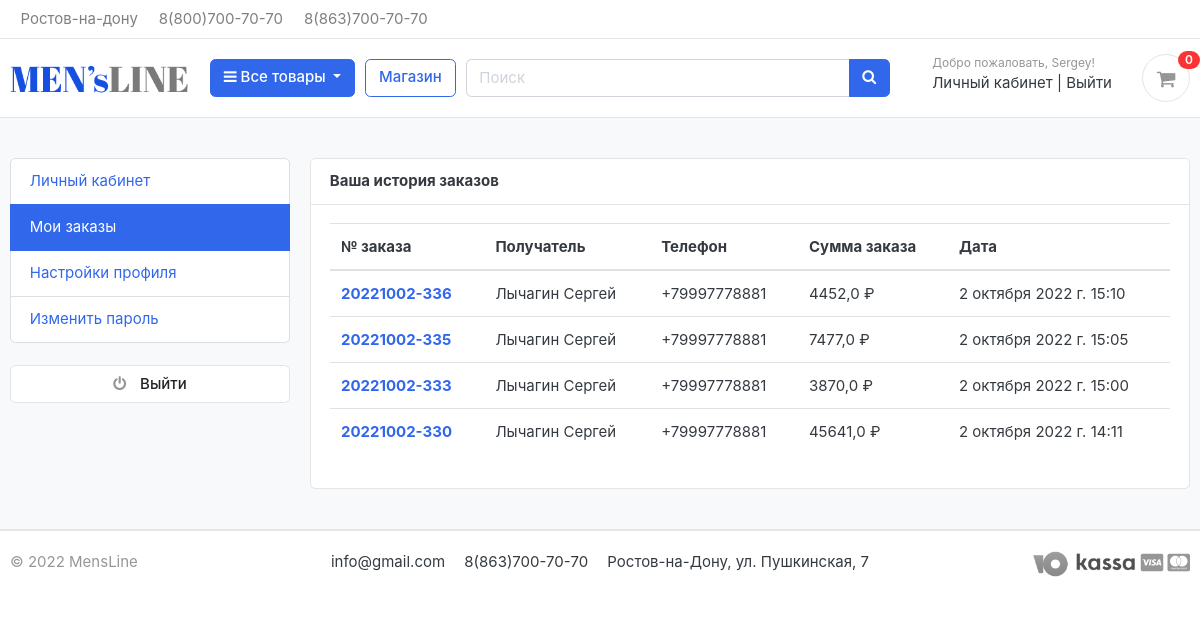
The app's page /accounts/my_orders/ (signed in), older data.
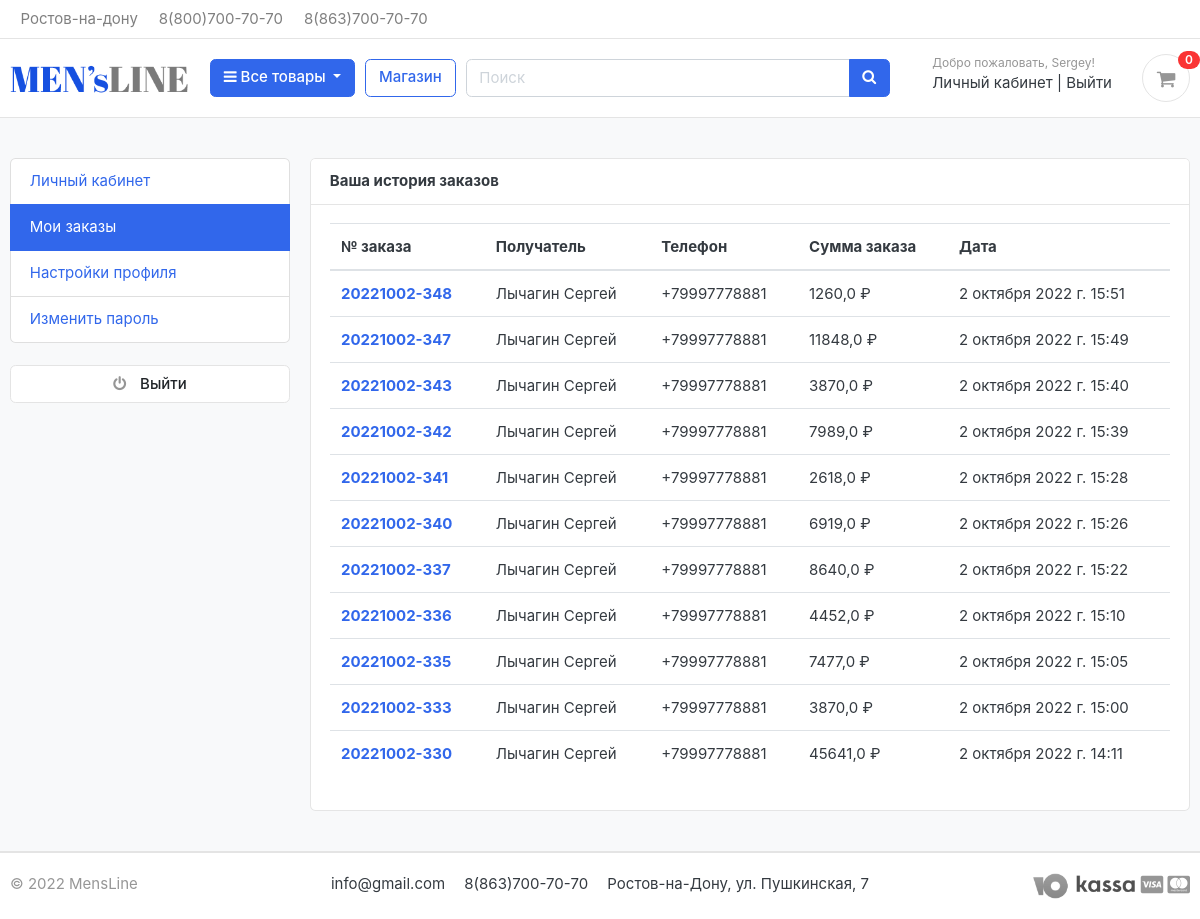
The same page, newer data.
### accounts/models.py (models this page shows, shortened)
class Account(AbstractBaseUser):
    first_name = models.CharField(max_length=50, verbose_name='Имя')
    last_name = models.CharField(max_length=50, verbose_name='Фамилия')
    username = models.CharField(max_length=50, unique=True, verbose_name='Имя пользователя')
    email = models.EmailField(max_length=100, unique=True, verbose_name='Электронная почта')
    phone_number = models.CharField(max_length=50, verbose_name='Телефон')
    date_joined = models.DateTimeField(auto_now_add=True, verbose_name='Дата регистрации')
    last_login = models.DateTimeField(auto_now_add=True, verbose_name='Последний вход')
    is_admin = models.BooleanField(default=False, verbose_name='Администратор')
    is_staff = models.BooleanField(default=False, verbose_name='Персонал')
    is_active = models.BooleanField(default=False, verbose_name='Активный')
    is_superuser = models.BooleanField(default=False, verbose_name='Супер пользователь')
    USERNAME_FIELD = 'email'
    REQUIRED_FIELDS = ['username', 'first_name', 'last_name']
    objects = MyAccountManager()
    class Meta:
        verbose_name = 'Учетную запись'
        verbose_name_plural = 'Учетные записи'

### orders/models.py (models this page shows, shortened)
class Order(models.Model):
    STATUS = (
        ('New', 'New'),
        ('Accepted', 'Accepted'),
        ('Completed', 'Completed'),
        ('Cancelled', 'Cancelled'),
    )
    objects = models.Manager()
    user = models.ForeignKey(Account, on_delete=models.SET_NULL, null=True, verbose_name='Пользователь')
    payment = models.ForeignKey(Payment, on_delete=models.SET_NULL, blank=True, null=True, verbose_name='Платеж')
    order_number = models.CharField(max_length=20, verbose_name='Номер заказа')
    first_name = models.CharField(max_length=50, verbose_name='Имя')
    last_name = models.CharField(max_length=50, verbose_name='Фамилия')
    phone = models.CharField(max_length=15, verbose_name='Телефон')
    email = models.EmailField(max_length=50, verbose_name='Электронный адрес')
    address_line_1 = models.CharField(max_length=50, verbose_name='Адрес 1')
    address_line_2 = models.CharField(max_length=50, blank=True, verbose_name='Адрес 2')
    country = models.CharField(max_length=50, verbose_name='Страна')
    region = models.CharField(max_length=50, verbose_name='Регион')
    city = models.CharField(max_length=50, verbose_name='Город')
    order_note = models.CharField(max_length=100, blank=True, verbose_name='Примечание к заказу')
    order_total = models.FloatField(verbose_name='Сумма заказа')
    discount = models.FloatField(verbose_name='Скидка')
    status = models.CharField(max_length=10, choices=STATUS, default='New', verbose_name='Статус')
    ip = models.CharField(blank=True, max_length=20, verbose_name='IP адрес')
    is_ordered = models.BooleanField(default=False, verbose_name='Заказан')
    created_at = models.DateTimeField(auto_now_add=True, verbose_name='Дата создания')
    updated_at = models.DateTimeField(auto_now=True, verbose_name='Дата обновления')
    @admin.display(description='Фамилия Имя')
    def full_name(self):
        return f'{self.last_name} {self.first_name}'
    class Meta:
        verbose_name = 'Заказ'
        verbose_name_plural = 'Заказы'

### accounts/views.py (the view)
# urls.py: path('my_orders/', views.my_orders, name='my_orders'),
@login_required(login_url='login')
def my_orders(request):
    orders = Order.objects.filter(user=request.user, is_ordered=True).order_by('-created_at')
    context = {
        'orders': orders,
    }
    return render(request, 'accounts/my_orders.html', context)

### carts/context_processor.py (called while the page is built)
def counter(request):
    cart_count = 0
    if 'admin' in request.path:
        return {}
    else:
        try:
            cart = Cart.objects.filter(cart_id=_cart_id(request))
            if request.user.is_authenticated:
                cart_items = CartItem.objects.all().filter(user=request.user)
            else:
                cart_items = CartItem.objects.all().filter(cart=cart[:1])
            for cart_item in cart_items:
                cart_count += cart_item.quantity
        except ObjectDoesNotExist:
            cart_count = 0
    return dict(cart_count=cart_count)

### carts/views.py (called while the page is built)
def _cart_id(request):
    cart = request.session.session_key
    if not cart:
        cart = request.session.create()
    return cart

### category/context_processor.py (called while the page is built)
def menu_links(request):
    links = Category.objects.all().order_by('category_name')
    count_products_by_category = [len(Product.objects.filter(category=link, is_available=True)) for link in links]
    return dict(links=links, count_products_by_category=count_products_by_category)

### category/models.py (called while the page is built)
    def get_url(self):
        return reverse('products_by_category', args=[self.slug])

### templates/accounts/my_orders.html (shortened to what this page needs)
{% extends 'base.html' %}
{% block content %}
<section class="section-content padding-y bg">
    <div class="container">
        <div class="row">
            {% include 'includes/dashboard_sidebar.html' %}
            <main class="col-md-9">
                <article class="card">
                    <header class="card-header">
                        <strong class="d-inline-block mr-3">Ваша история заказов</strong>
                    </header>
                    <div class="card-body">
                        <div class="row">
                            <div class="col-md-12">
                                <table class="table table-hover">
                                  <thead>
                                    <tr>
                                      <th scope="col">№ заказа</th>
                                      <th scope="col">Получатель</th>
                                      <th scope="col">Телефон</th>
                                      <th scope="col">Сумма заказа</th>
                                        <th scope="col">Дата</th>
                                    </tr>
                                  </thead>
                                  <tbody>
                                  {% for order in orders %}
                                    <tr>
                                      <th scope="row"><a href="{% url 'order_detail' order.order_number %}">{{order.order_number}}</a></th>
                                      <td>{{order.full_name}}</td>
                                      <td>{{order.phone}}</td>
                                      <td>{{order.order_total}} ₽</td>
                                      <td>{{order.created_at}}</td>
                                    </tr>
                                  {% endfor %}
                                  </tbody>
                                </table>
                            </div>
                        </div>
                    </div>
                </article>
            </main>
        </div>
    </div>
</section>
{% endblock %}

### templates/base.html (shortened to what this page needs)
{% load static %}
<!DOCTYPE HTML>
<html lang="en">
<head>
    <link href="{% static 'css/bootstrap.css' %}" rel="stylesheet" type="text/css"/>
    <link href="{% static 'fonts/fontawesome/css/all.min.css' %}" type="text/css" rel="stylesheet">
    <link href="{% static 'css/ui.css' %}" rel="stylesheet" type="text/css"/>
    <link href="{% static 'css/responsive.css' %}" rel="stylesheet" media="only screen and (max-width: 1200px)"/>
    <link href="{% static 'css/custom.css' %}" rel="stylesheet" type="text/css"/>
    <link rel="stylesheet" href="https://cdnjs.cloudflare.com/ajax/libs/font-awesome/4.7.0/css/font-awesome.min.css">
</head>
<body>
{% include 'includes/navbar.html' %}
{% block content %}
{% endblock %}
{% include 'includes/footer.html' %}
</body>
</html>

### templates/includes/navbar.html (shortened to what this page needs)
{% load static %}
<header class="section-header">
    <nav class="navbar p-md-0 navbar-expand-sm navbar-light border-bottom">
        <div class="container">
            <div class="collapse navbar-collapse" id="navbarTop4">
                <ul class="navbar-nav mr-auto">
                    <li class="nav-item dropdown">
                        <a href="#" class="nav-link"> Ростов-на-дону </a>
                    </li>
                    <li class="nav-item dropdown">
                        <a href="#" class="nav-link">8(800)700-70-70</a>
                    </li>
                    <li class="nav-item dropdown">
                        <a href="#" class="nav-link">8(863)700-70-70</a>
                    </li>
                </ul>
            </div>
        </div>
    </nav>
    <section class="header-main border-bottom">
        <div class="container">
            <div class="row align-items-center">
                <div class="col-lg-2 col-md-3 col-6">
                    <a href="{% url 'home' %}" class="brand-wrap">
                        <img class="logo" src="{% static './images/logo.png' %}">
                    </a>
                </div>
                <div class="col-lg col-sm col-md col-6 flex-grow-0">
                    <div class="category-wrap dropdown d-inline-block float-right">
                        <button type="button" class="btn btn-primary dropdown-toggle" data-toggle="dropdown">
                            <i class="fa fa-bars"></i> Все товары
                        </button>
                    </div>
                </div>
                <a href="{% url 'store' %}" class="btn btn-outline-primary">Магазин</a>
                <div class="col-lg  col-md-6 col-sm-12 col">
                    <form action="{% url 'search' %}" class="search" method="GET">
                        <div class="input-group w-100">
                            <input type="text" class="form-control" style="width:60%;" placeholder="Поиск"
                                   name="keyword">
                            <div class="input-group-append">
                                <button class="btn btn-primary" type="submit">
                                    <i class="fa fa-search"></i>
                                </button>
                            </div>
                        </div>
                    </form>
                </div>
                <div class="col-lg-3 col-sm-6 col-8 order-2 order-lg-3">
                    <div class="d-flex justify-content-end mb-3 mb-lg-0">
                        {% if user.id is None %}
                        <div class="widget-header">
                            <small class="title text-muted">Добро пожаловать!</small>
                            <div>
                                <a href="{% url 'login' %}">Вход</a> <span class="dark-transp"> | </span>
                                <a href="{% url 'register' %}">Регистрация</a>
                            </div>
                        </div>
                        {% else %}
                        <div class="widget-header">
                            <small class="title text-muted">Добро пожаловать, {{ user.first_name }}!</small>
                            <div>
                                <a href="{% url 'dashboard' %}">Личный кабинет</a> <span class="dark-transp"> | </span>
                                <a href="{% url 'logout' %}">Выйти</a>
                            </div>
                        </div>
                        {% endif %}
                        <a href="{% url 'cart' %}" class="widget-header pl-3 ml-3">
                            <div class="icon icon-sm rounded-circle border"><i class="fa fa-shopping-cart"></i></div>
                            <span class="badge badge-pill badge-danger notify">{{ cart_count }}</span>
                        </a>
                    </div>
                </div>
            </div>
        </div>
    </section>
</header>

### templates/includes/dashboard_sidebar.html
<aside class="col-md-3">
    <ul class="list-group">
        <a class="list-group-item {% if '/accounts/' == request.path %} active {% endif %}" href="{% url 'dashboard' %}">Личный кабинет</a>
        <a class="list-group-item {% if '/my_orders/' in request.path %} active {% endif %}" href="{% url 'my_orders' %}">Мои заказы</a>
        <a class="list-group-item {% if '/edit_profile/' in request.path %} active {% endif %}" href="{% url 'edit_profile' %}">Настройки профиля</a>
        <a class="list-group-item {% if '/change_password/' in request.path %} active {% endif %}" href="{% url 'change_password' %}">Изменить пароль</a>
    </ul>
    <br>
    <a class="btn btn-light btn-block" href="{% url 'logout' %}"> <i class="fa fa-power-off"></i> <span class="text">Выйти</span> </a>
</aside>

### templates/includes/footer.html (shortened to what this page needs)
{% load static %}
<footer class="section-footer border-top">
    <div class="container">
        <section class="footer-bottom border-top row">
            <div class="col-md-2">
                <p class="text-muted"> &copy 2022 MensLine </p>
            </div>
            <div class="col-md-8 text-md-center">
                <span class="px-2">info@gmail.com</span>
                <span class="px-2">8(863)700-70-70</span>
                <span class="px-2">Ростов-на-Дону, ул. Пушкинская, 7 </span>
            </div>
            <div class="col-md-2 text-md-right text-muted">
                <i><img src="{% static './images/misc/iokassa_wb.png' %}" height="26"></i>
                <i class="fab fa-lg fa-cc-visa"></i>
                <i class="fab fa-lg fa-cc-mastercard"></i>
            </div>
        </section>
    </div>
</footer>
</body>
</html>

### static/css/ui.css (style rules this page uses)
html { font-family: "Inter", sans-serif; font-size: 15px; }
.icon-xs, .icon-sm, .icon-md, .icon-lg { display: inline-block; text-align: center; flex-shrink: 0; flex-grow: 0; }
.icon-sm { width: 48px; height: 48px; line-height: 48px !important; font-size: 20px; }
.padding-y { padding-top: 40px; padding-bottom: 40px; }
article:after, .form-group:after { display: block; clear: both; content: ""; }
.bg { background-color: #f8f9fa; }
p:last-child { margin-bottom: 0; }
.header-main { position: relative; padding-top: 1rem; padding-bottom: 1rem; }
.brand-wrap .logo, .navbar-brand .logo { margin-right: 7px; max-height: 42px; display: inline-block; }
.widget-header { display: inline-block; vertical-align: middle; position: relative; }
.widget-header a { color: #343a40; }
.widget-header i { color: #969696; }
.widget-header .title { display: block; }
.widget-header .notify { position: absolute; top: -3px; right: -10px; }
.footer-bottom { padding-top: 20px; padding-bottom: 20px; }
.btn-light { background-color: #fff; border-color: #e4e4e4; }
.btn-light i { color: #969696; }
.btn i + .text { margin-left: 10px; }
.notify { position: absolute; top: -4px; right: -10px; display: inline-block; padding: 0.25em 0.6em; font-size: 12px; line-height: 1; text-align: center; border-radius: 3rem; color: #fff; background-color: #fa3434; }

Row changes from the older to the newer data that the page shows:
added Order: order_number "20221002-348", full_name "Лычагин Сергей", phone "+79997778881", order_total "1260,0", created_at "2 октября 2022 г. 15:51"
added Order: order_number "20221002-347", full_name "Лычагин Сергей", phone "+79997778881", order_total "11848,0", created_at "2 октября 2022 г. 15:49"
added Order: order_number "20221002-343", full_name "Лычагин Сергей", phone "+79997778881", order_total "3870,0", created_at "2 октября 2022 г. 15:40"
added Order: order_number "20221002-342", full_name "Лычагин Сергей", phone "+79997778881", order_total "7989,0", created_at "2 октября 2022 г. 15:39"
added Order: order_number "20221002-341", full_name "Лычагин Сергей", phone "+79997778881", order_total "2618,0", created_at "2 октября 2022 г. 15:28"
added Order: order_number "20221002-340", full_name "Лычагин Сергей", phone "+79997778881", order_total "6919,0", created_at "2 октября 2022 г. 15:26"
added Order: order_number "20221002-337", full_name "Лычагин Сергей", phone "+79997778881", order_total "8640,0", created_at "2 октября 2022 г. 15:22"
